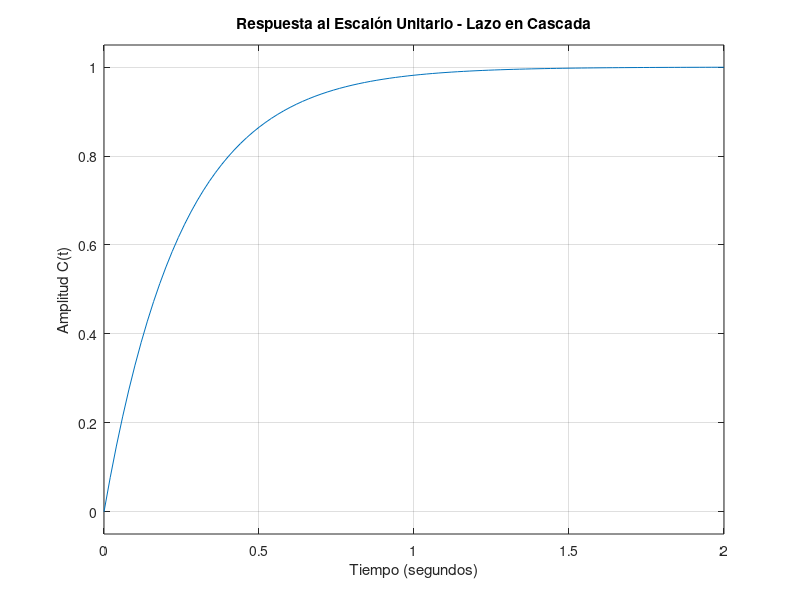

The MATLAB source for this figure:
% =========================================================================
% EJERCICIO 1: Lazo de Realimentación Simple con Bloques en Cascada
% =========================================================================
% Descripción: Reducción de un controlador G1(s) y una planta G2(s) en 
% cascada con un sensor de realimentación H1(s).
% =========================================================================

clear; clc; close all;

% Definición de la variable compleja de Laplace
s = tf('s');

% 1. Definición de funciones de transferencia de los bloques
G1 = 4;                 % Controlador proporcional
G2 = 1 / (s + 2);        % Planta de primer orden
H1 = 0.5;               % Sensor de realimentación

% 2. Combinación en cascada de la trayectoria directa
G_dir = series(G1, G2);
disp('--- Trayectoria Directa G_dir(s) ---');
disp(G_dir);

% 3. Reducción del lazo de realimentación negativa (-1)
T = feedback(G_dir, H1, -1);
disp('--- Función de Transferencia en Lazo Cerrado T(s) ---');
disp(T);

% 4. Respuesta al Escalón Unitario
figure('Name', 'Ejercicio 1 - Respuesta al Escalón');
step(T);
grid on;
title('Respuesta al Escalón Unitario - Lazo en Cascada');
xlabel('Tiempo (segundos)');
ylabel('Amplitud C(t)');
